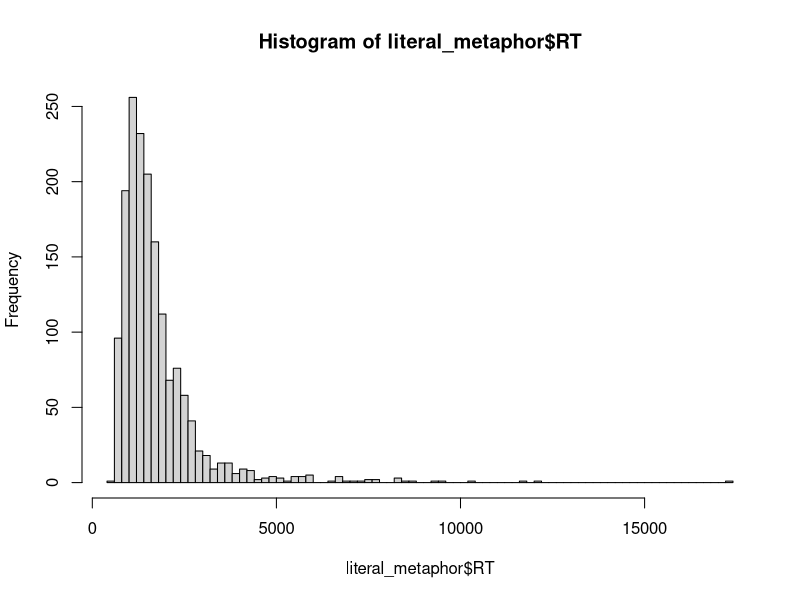
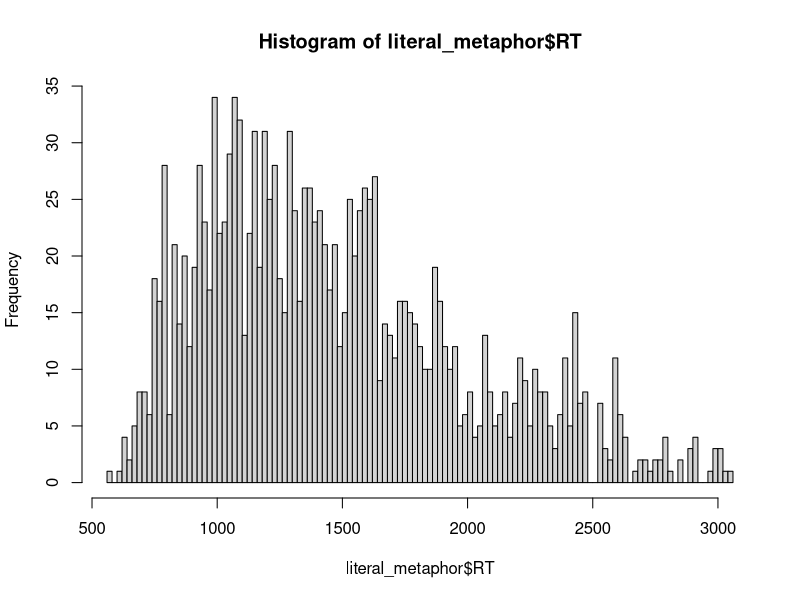
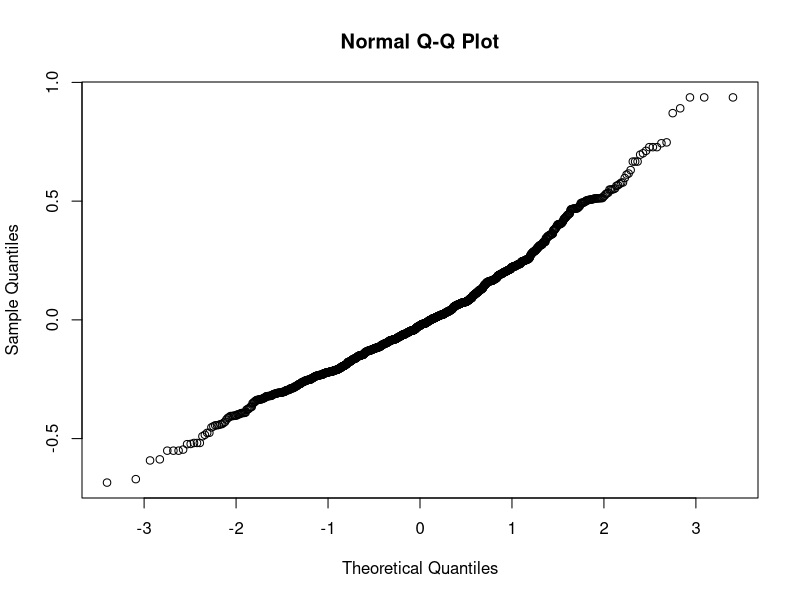
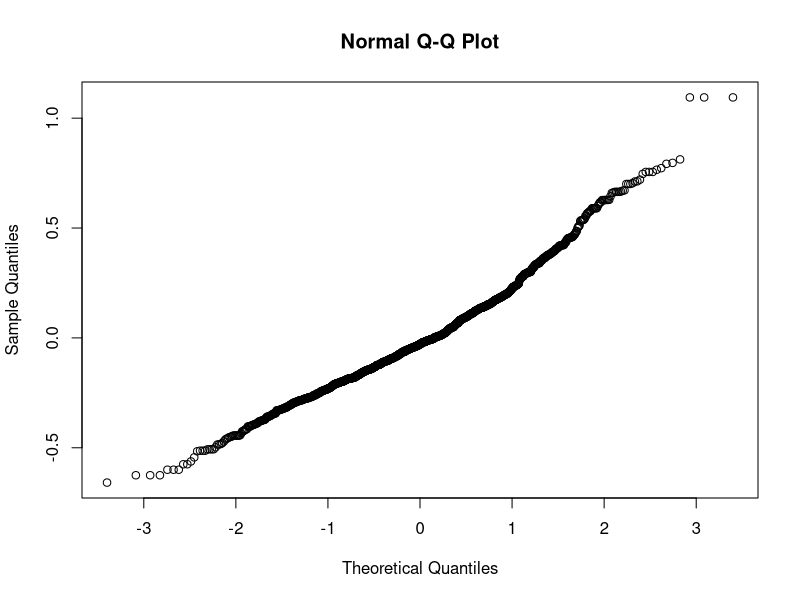

These charts were generated, in order, by the following R code:
setwd(dirname(rstudioapi::getActiveDocumentContext()$path))
library(tidyverse)
df <-read_csv('results.csv')
unique(df$Item)
participants <- read_csv('participants.csv')
participants <- participants[participants$errors_verbs <= 20, ]
participants <- c(participants$id)
df %>% 
  filter(RT < 20000,
         RT > 0,
         Correct >= 0) %>% 
  mutate(log_RT = log(RT)) ->
  filtered

filtered <- filtered[ filtered$id %in% participants, ]
library(dplyr)

#У глаголов в Type уже зашифрованы частотности. Пропишем их эксплецитно

filtered %>%
  mutate(Freq_Type = case_when(
    filtered$Type == 'lhm' ~ "high",
    filtered$Type == 'lhb' ~ "high",
    filtered$Type == 'hb' ~ "high",
    filtered$Type == 'hm' ~ "high",
    filtered$Type == 'llm' ~ "low",
    filtered$Type == 'llb' ~ "low",
    filtered$Type == 'lb' ~ "low",
    filtered$Type == 'lm' ~ "low",
  )) -> filtered

filtered %>%
  mutate(Type = case_when(
    filtered$Type == 'lhm' ~ "literal_m_v",
    filtered$Type == 'lhb' ~ "literal_b_v",
    filtered$Type == 'hb' ~ "bleaching_v",
    filtered$Type == 'hm' ~ "metaphor_v",
    filtered$Type == 'llm' ~ "literal_m_v",
    filtered$Type == 'llb' ~ "literal_b_v",
    filtered$Type == 'lb' ~ "bleaching_v",
    filtered$Type == 'lm' ~ "metaphor_v",
  )) -> filtered

filtered <- filtered[complete.cases(filtered), ]

# При анализе разбиваем буквальное, метафору и бличинг на высокочастотные и низкочастотные группы. 
# Для каждой группы убираем все что выходит за +- 2 средних отклонения

literal_metaphor <- filtered[filtered$Type == 'literal_m_v' | filtered$Type == 'metaphor_v', ]
literal_bleaching <- filtered[filtered$Type == 'literal_b_v' | filtered$Type == 'bleaching_v', ]

hist(literal_metaphor$RT, breaks= 100)

literal_metaphor %>%
  filter(Freq_Type == 'high') -> high_literal_metaphor

literal_m_high <- high_literal_metaphor[high_literal_metaphor$Type == 'literal_m_v',]
literal_m_high <- 
  literal_m_high[literal_m_high$RT > (mean(literal_m_high$RT) - 2*sd(literal_m_high$RT)) & 
              literal_m_high$RT < (mean(literal_m_high$RT) + 2*sd(literal_m_high$RT)), ]


metaphor_high <- high_literal_metaphor[high_literal_metaphor$Type == 'metaphor_v',]
metaphor_high <- metaphor_high[metaphor_high$RT > (mean(metaphor_high$RT) - 2*sd(metaphor_high$RT)) & 
                                 metaphor_high$RT < (mean(metaphor_high$RT) + 2*sd(metaphor_high$RT)), ]


literal_metaphor %>%
  filter(Freq_Type == 'low') -> low_literal_metaphor

literal_m_low <- low_literal_metaphor[low_literal_metaphor$Type == 'literal_m_v',]
literal_m_low <- 
  literal_m_low[literal_m_low$RT > (mean(literal_m_low$RT) - 2*sd(literal_m_low$RT)) & 
                  literal_m_low$RT < (mean(literal_m_low$RT) + 2*sd(literal_m_low$RT)), ]


metaphor_low <- low_literal_metaphor[low_literal_metaphor$Type == 'metaphor_v',]
metaphor_low <- metaphor_low[metaphor_low$RT > (mean(metaphor_low$RT) - 2*sd(metaphor_low$RT)) & 
                              metaphor_low$RT < (mean(metaphor_low$RT) + 2*sd(metaphor_low$RT)), ]


low_m <- rbind(literal_m_low, metaphor_low)
low_m <- low_m[low_m$RT > (mean(low_m$RT) - 2*sd(low_m$RT)) & 
                 low_m$RT < (mean(low_m$RT) + 2*sd(low_m$RT)), ]

high_m <- rbind(literal_m_high, metaphor_high)
high_m <- high_m[high_m$RT > (mean(high_m$RT) - 2*sd(high_m$RT)) & 
                   high_m$RT < (mean(high_m$RT) + 2*sd(high_m$RT)), ]

literal_metaphor <- rbind(low_m, high_m)

hist(literal_metaphor$RT, breaks= 100)

unique(literal_metaphor$Item)

####
literal_bleaching %>%
  filter(Freq_Type == 'high') -> high_literal_bleaching

literal_b_high <- high_literal_bleaching[high_literal_bleaching$Type == 'literal_b_v',]
literal_b_high <- 
 literal_b_high[literal_b_high$RT > (mean(literal_b_high$RT) - 2*sd(literal_b_high$RT)) & 
                   literal_b_high$RT < (mean(literal_b_high$RT) + 2*sd(literal_b_high$RT)), ]


bleaching_high <- high_literal_bleaching[high_literal_bleaching$Type == 'bleaching_v',]
bleaching_high <- bleaching_high[bleaching_high$RT > (mean(bleaching_high$RT) - 2*sd(bleaching_high$RT)) & 
                                   bleaching_high$RT < (mean(bleaching_high$RT) + 2*sd(bleaching_high$RT)), ]


literal_bleaching %>%
  filter(Freq_Type == 'low') -> low_literal_bleaching

literal_b_low <- low_literal_bleaching[low_literal_bleaching$Type == 'literal_b_v',]
literal_b_low <- 
  literal_b_low[literal_b_low$RT > (mean(literal_b_low$RT) - 2*sd(literal_b_low$RT)) & 
                  literal_b_low$RT < (mean(literal_b_low$RT) + 2*sd(literal_b_low$RT)), ]


bleaching_low <- low_literal_bleaching[low_literal_bleaching$Type == 'bleaching_v',]
bleaching_low <- bleaching_low[bleaching_low$RT > (mean(bleaching_low$RT) - 2*sd(bleaching_low$RT)) & 
                                 bleaching_low$RT < (mean(bleaching_low$RT) + 2*sd(bleaching_low$RT)), ]

low_b <- rbind(literal_b_low, bleaching_low)
low_b <- low_b[low_b$RT > (mean(low_b$RT) - 2*sd(low_b$RT)) & 
                 low_b$RT < (mean(low_b$RT) + 2*sd(low_b$RT)), ]

high_b <- rbind(literal_b_high, bleaching_high)
high_b <- high_b[high_b$RT > (mean(high_b$RT) - 2*sd(high_b$RT)) & 
                   high_b$RT < (mean(high_b$RT) + 2*sd(high_b$RT)), ]

literal_bleaching <- rbind(low_b, high_b)

##### code ALop
literal_metaphor$Type <- as.factor(literal_metaphor$Type)
literal_metaphor$Type <- relevel(literal_metaphor$Type, ref = "literal_m_v")
literal_metaphor$Freq_Type <- as.factor(literal_metaphor$Freq_Type)
contrasts(literal_metaphor$Freq_Type) <- contr.sum(2)
levels(literal_metaphor$Freq_Type)
levels(literal_metaphor$Type)

literal_metaphor$id <- as.factor(literal_metaphor$id)
literal_metaphor$Item <- as.factor(literal_metaphor$Item)

library(lme4)
library(lmerTest)

lime1 <- lmer(log_RT ~ Freq_Type/Type + 
                (1|id) + (1|Item), 
              data = literal_metaphor, REML = FALSE,
              control = lmerControl(optimizer = "bobyqa"))
qqnorm(residuals(lime1))
summary(lime1)


lime1_correct <- glmer(Correct ~ Freq_Type/Type + 
                         (1|id) + (1|Item), 
                       data = literal_metaphor, family = binomial,
                       control = glmerControl(optimizer = "bobyqa"))
summary(lime1_correct)


literal_bleaching$Type <- as.factor(literal_bleaching$Type)
literal_bleaching$Type <- relevel(literal_bleaching$Type, ref = "literal_b_v")
literal_bleaching$Freq_Type <- as.factor(literal_bleaching$Freq_Type)

contrasts(literal_bleaching$Freq_Type) <- contr.sum(2)
levels(literal_bleaching$Freq_Type)
levels(literal_bleaching$Type)

literal_bleaching$id <- as.factor(literal_bleaching$id)
literal_bleaching$Item <- as.factor(literal_bleaching$Item)

lime2 <- lmer(log_RT ~ Freq_Type/Type + 
                (1|id) + (1|Item), 
              data = literal_bleaching, REML = FALSE,
              control = lmerControl(optimizer = "bobyqa"))


qqnorm(residuals(lime2))
summary(lime2)

lime2_correct <- glmer(Correct ~ Freq_Type/Type + 
                         (1|id) + (1|Item), 
                       data = literal_bleaching, family = binomial,
                       control = glmerControl(optimizer = "bobyqa"))
summary(lime2_correct)
